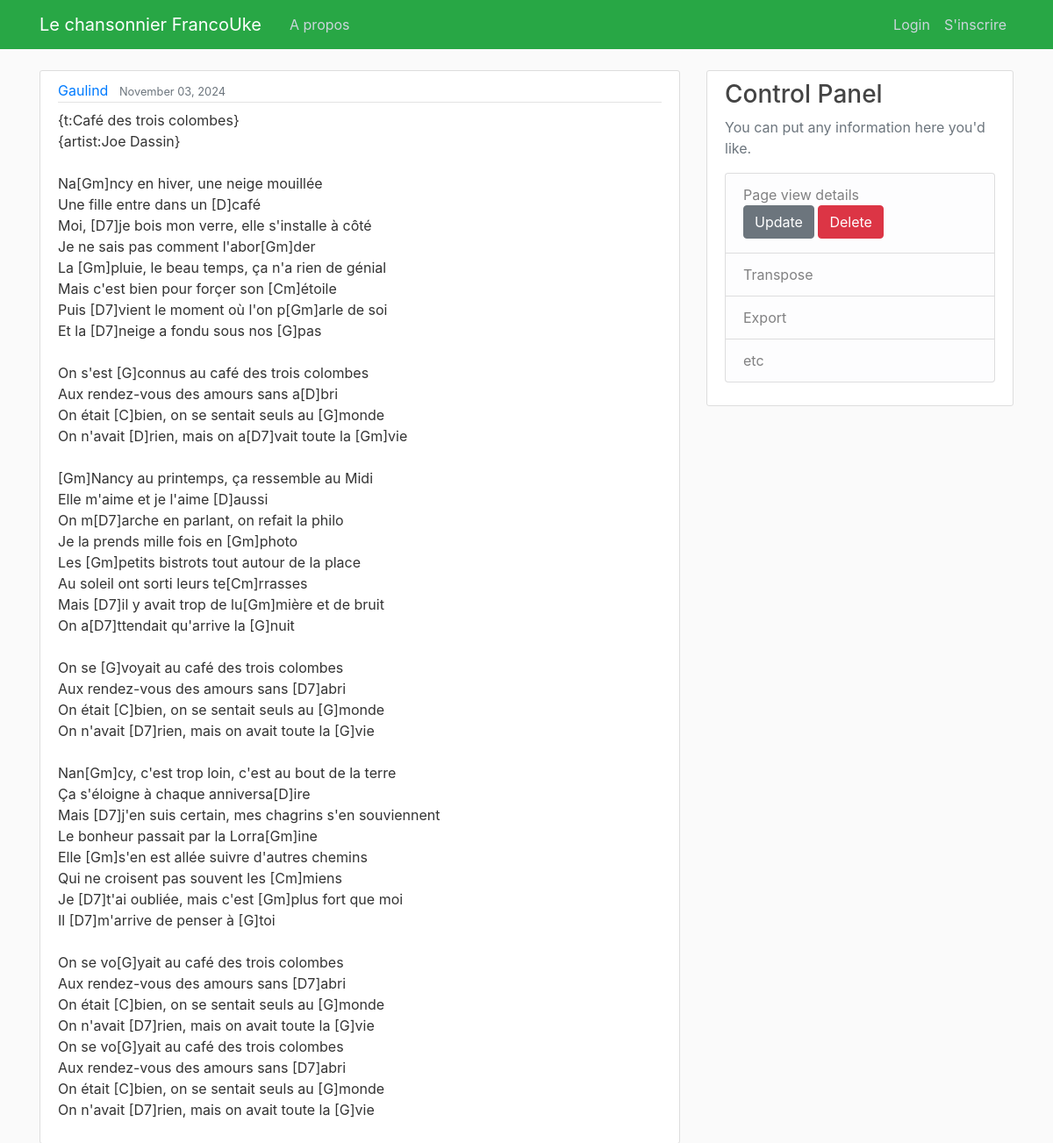
Page /song/234/ on the earlier database version.
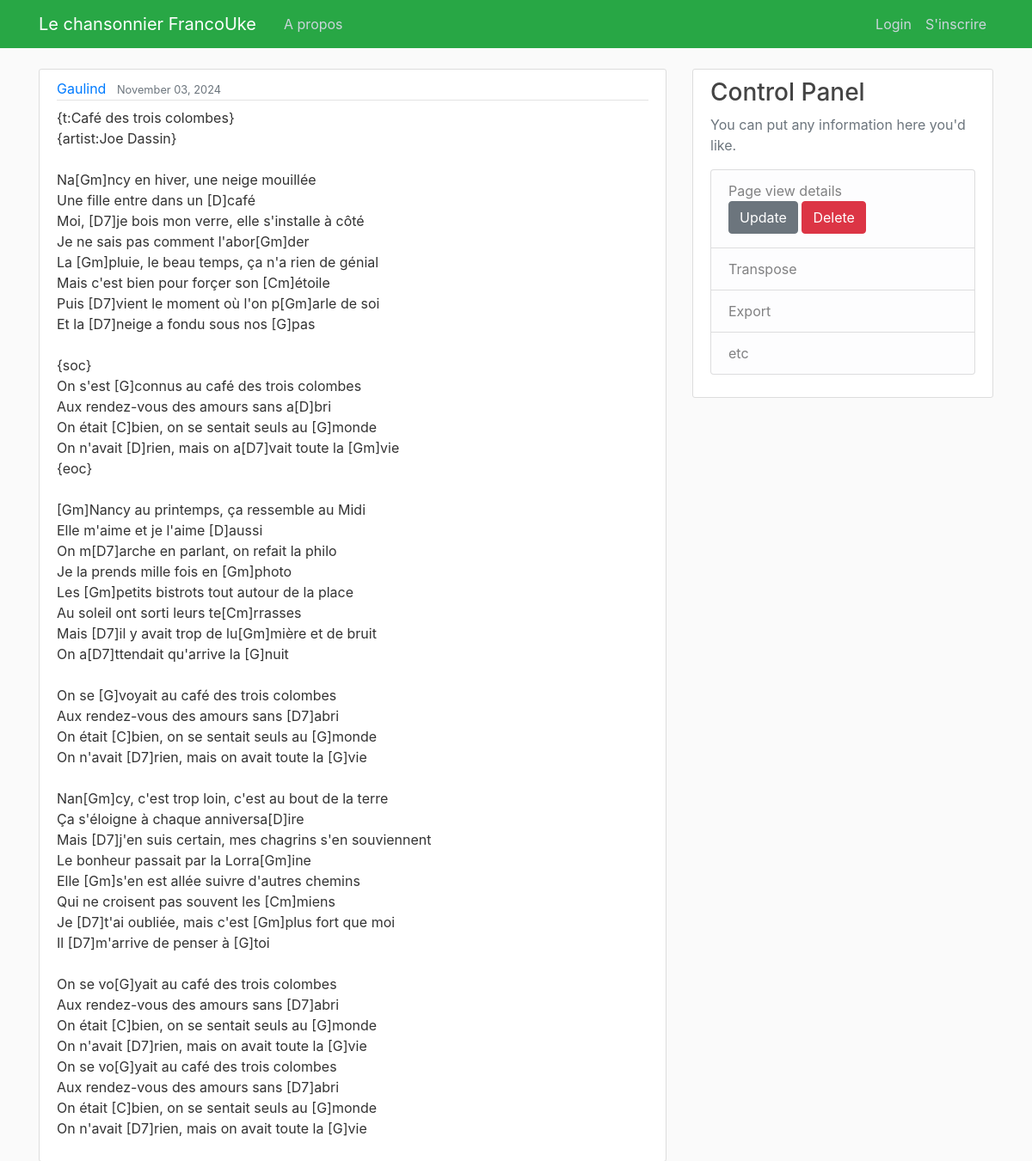
Same page on the later database version.
### songbook/models.py (models this page shows, shortened)
class Song(models.Model):
    songTitle = models.CharField(max_length=100, blank=True, null=True)
    songChordPro = models.TextField()  # Original
    lyrics_with_chords = models.JSONField(null=True, blank=True)
    metadata = models.JSONField(blank=True, null=True)  # Stores metadata as JSON
    date_posted = models.DateField(default=timezone.now)
    contributor = models.ForeignKey(User, on_delete=models.CASCADE)

### songbook/views.py (the view)
# urls.py: path('song/<int:pk>/', SongDetailView.as_view(), name='song-detail'),
class SongDetailView (DetailView):
    model = Song

### songbook/templates/songbook/song_detail.html (shortened to what this page needs)
{% extends "songbook/base_cp.html" %}
{% block content %}
  <article class="media content-section">
    <div class="media-body">
      <div class="article-metadata">
        <a class="mr-2" href="{% url 'user-songs' object.contributor.username %}">{{ object.contributor }}</a>
        <small class="text-muted">{{ object.date_posted|date:"F d, Y" }}</small>
      </div>
      <p class="article-content">{{ object.songChordPro }}</p>
    </div>
  </article>
{% endblock content %}

Differences in the rows shown:
changed Song "Gaulind": songChordPro "…fondu sous nos [G]pas On s'est [G]connus au café des trois colombes Aux rendez-vous des amours sans a[D]bri On était [C]bien, on se sentait seuls au [G]monde On n'avait [D]rien, mais on a[D7]vait toute la [Gm]vie [Gm]Nancy au printemps, ça…" → "…fondu sous nos [G]pas {soc} On s'est [G]connus au café des trois colombes Aux rendez-vous des amours sans a[D]bri On était [C]bien, on se sentait seuls au [G]monde On n'avait [D]rien, mais on a[D7]vait toute la [Gm]vie {eoc} [Gm]Nancy au printemps, ça…"
